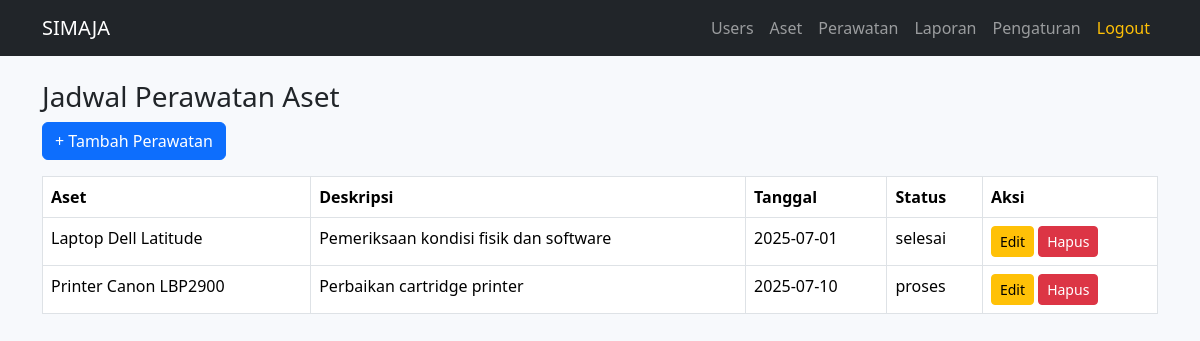
Page /pages/maintenance/list.php (signed in) on the committed database.
### tables this page shows
CREATE TABLE `maintenance` (
  `id` int(11) NOT NULL,
  `aset_id` int(11) DEFAULT NULL,
  `tanggal` date DEFAULT NULL,
  `jenis_id` int(11) DEFAULT NULL,
  `deskripsi` text DEFAULT NULL,
  `status` enum('selesai','proses','tertunda') DEFAULT 'proses'
);

CREATE TABLE `assets` (
  `id` int(11) NOT NULL,
  `nama` varchar(100) NOT NULL,
  `kode` varchar(50) NOT NULL,
  `kategori_id` int(11) DEFAULT NULL,
  `lokasi_id` int(11) DEFAULT NULL,
  `tanggal_beli` date DEFAULT NULL
);

### pages/maintenance/list.php (the view, shortened to what this page needs)
<?php
include '../../config/db.php';
include '../../includes/header.php';
include '../../includes/navbar.php';
$result = $conn->query("
    SELECT maintenance.*, assets.nama AS aset
    FROM maintenance
    LEFT JOIN assets ON maintenance.aset_id = assets.id
");
?>
<div class="container mt-4">
    <h3>Jadwal Perawatan Aset</h3>
    <a href="create.php" class="btn btn-primary mb-3">+ Tambah Perawatan</a>
    <table class="table table-bordered">
        <thead>
            <tr>
                <th>Aset</th>
                <th>Deskripsi</th>
                <th>Tanggal</th>
                <th>Status</th>
                <th>Aksi</th>
            </tr>
        </thead>
        <tbody>
        <?php while ($row = $result->fetch_assoc()) : ?>
            <tr>
                <td><?= $row['aset'] ?></td>
                <td><?= $row['deskripsi'] ?></td>
                <td><?= $row['tanggal'] ?></td>
                <td><?= $row['status'] ?></td>
                <td>
                    <a href="edit.php?id=<?= $row['id'] ?>" class="btn btn-sm btn-warning">Edit</a>
                    <a href="delete.php?id=<?= $row['id'] ?>" class="btn btn-sm btn-danger" onclick="return confirm('Yakin?')">Hapus</a>
                </td>
            </tr>
        <?php endwhile ?>
        </tbody>
    </table>
</div>
<?php include '../../includes/footer.php'; ?>

### includes/header.php (style rules this page uses)
body { background-color: #f7f9fc; }

### rows in the picture
maintenance: aset.nama "Laptop Dell Latitude", deskripsi "Pemeriksaan kondisi fisik dan software", tanggal "2025-07-01", status "selesai"
maintenance: aset.nama "Printer Canon LBP2900", deskripsi "Perbaikan cartridge printer", tanggal "2025-07-10", status "proses"
